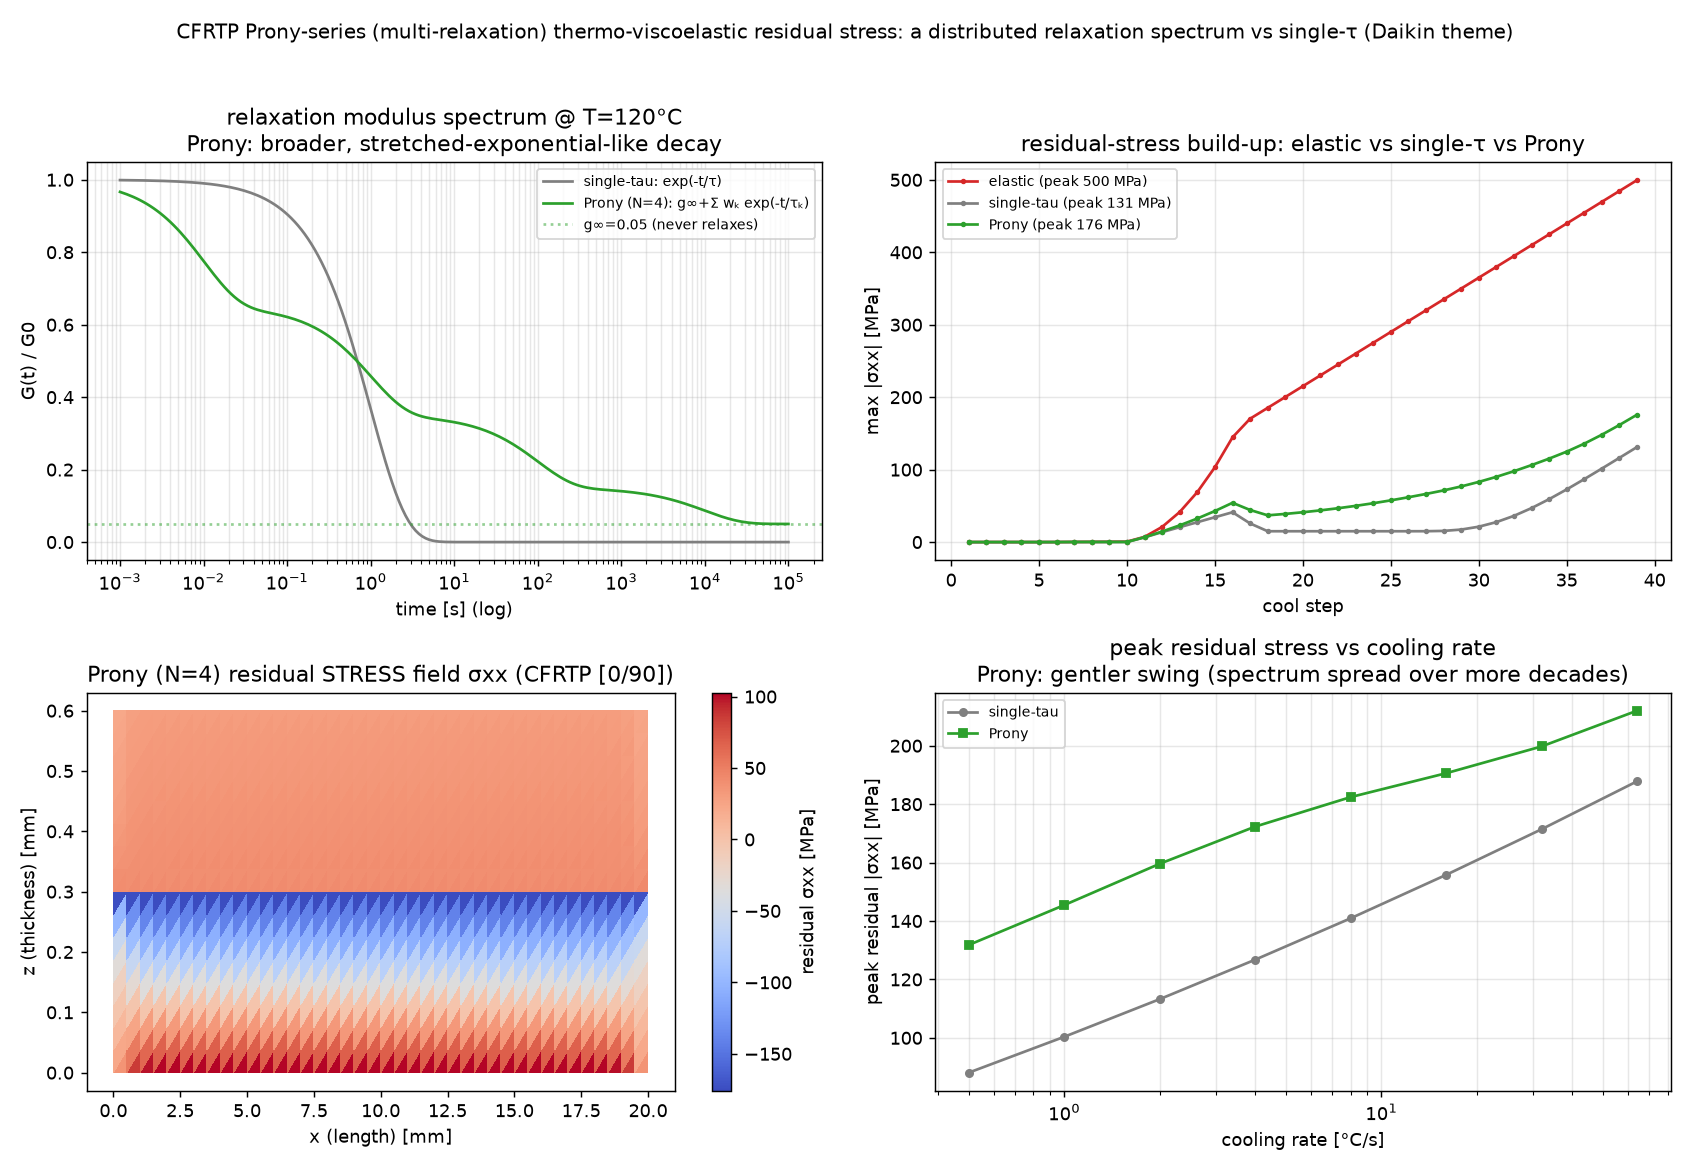

Python code for this plot:
"""cfrtp_prony_viscoelastic_residual_stress.py — generalize the single-relaxation
thermo-viscoelastic CFRTP residual-stress FE (cfrtp_viscoelastic_residual_stress.py)
to a PRONY SERIES (multiple relaxation times), the "next step" flagged as an honest
limitation there and in research/MEMO_cfrp_residual_stress_collab.md and
research/CFRTP_DAIKIN_SUMMARY.md ("次段：Prony 級数（多緩和）"). Daikin/NEDO theme.

Why a single relaxation time is not enough: real (thermo)rheologically-simple polymer
melts relax over a broad, roughly log-uniform spectrum of timescales (chain segments,
reptation, entanglement release), not one exponential. A single-tau model makes the
residual stress transition from "fully relaxed" to "fully frozen" too sharp as a
function of cooling rate; a Prony (generalized Maxwell) series with a spread of tau_k
gives a smoother, more realistic transition and a relaxation-modulus curve shaped like
real DMA/stress-relaxation data (a stretched-exponential-like decay) instead of one
simple exponential.

Model (reduced thermo-viscoelastic, incremental, generalized Maxwell): the same
incremental scheme as cfrtp_viscoelastic_residual_stress.py, but the accumulated
element stress is split into N_BRANCH Maxwell branches (relative moduli w_k, summing
with an EQUILIBRIUM (never-relaxing) fraction g_inf to 1) plus one equilibrium branch:
    sigma_k <- sigma_k * exp(-dt_i/tau_k(T_i)) + w_k * g(T) C (deps - deigen)   (k branches)
    sigma_eq <- sigma_eq + g_inf * g(T) C (deps - deigen)                      (no relax)
    sigma_total = sigma_eq + sum_k sigma_k
All branches share one WLF/Arrhenius-like temperature shift (thermorheologically simple
material: tau_k(T) = tau_k0 * shift(T)), so a single master curve controls how the whole
spectrum moves with temperature -- only the discrete tau_k0 values differ (log-spaced
over 6 decades, a minimal seed spectrum). The deformation solve (element stiffness,
mesh, BCs) is UNCHANGED from cfrtp_viscoelastic_residual_stress.py: only the stress
bookkeeping is split across branches, exactly the same "reduced" approximation that file
already uses (elastic solve each step, relaxation applied to the accumulated stress).
Everything else (mesh, kinematics, CFRTP ply, solidification g, crystallinity X and its
shrinkage) is reused from cfrtp_residual_stress_fe.py.

Validated: a single uniform ply contracts freely -> ~0 residual stress (all models);
sum(w_k) + g_inf = 1 exactly, so at very fast relaxation (tau_k -> 0, T well above
Tref) the Prony peak stress matches the single-relaxation peak stress to which it
reduces in the fully-relaxed limit.

Shows: relaxation MODULUS spectrum G(t)/G0 at fixed T -- single exponential vs Prony
(stretched-exponential-like); residual-stress build-up for elastic / single-relaxation /
Prony; the Prony viscoelastic residual-stress field; and peak residual stress vs cooling
rate for all three models (Prony gives a broader, smoother rate-sensitivity transition).

Honest scope: still a REDUCED incremental scheme (elastic solve + post-hoc relaxed
stress bookkeeping), not a full generalized-Maxwell operator-split viscoelastic FE;
one shared TTS shift for all branches (thermorheologically simple assumption); N_BRANCH=4
log-spaced tau_k0 is an illustrative minimal spectrum, not fit to fluoropolymer DMA data.
Physics leads; a process->residual surrogate (cf. cfrtp_process_surrogate.py) is the
subordinate layer. No ML.

Run:  python3 cfrtp_prony_viscoelastic_residual_stress.py
      python3 cfrtp_prony_viscoelastic_residual_stress.py --help
"""
from __future__ import annotations

import argparse

import numpy as np
import scipy.sparse as sp
import scipy.sparse.linalg as spla

from cfrp_cure_residual_stress_fe import build_mesh, cst_B
from cfrtp_residual_stress_fe import (
    ply_material_cfrtp, solidification, xmax_of_rate, cool_cycle,
    T_MELT, T_ROOM, G0,
)
from cfrtp_viscoelastic_residual_stress import TAU0, EA_R, TREF, HOLD_S, tau_of_T

SEED = 20260726
# Prony (generalized Maxwell) spectrum: log-spaced branch relaxation times at Tref [s],
# relative-modulus weights, and the never-relaxing equilibrium fraction. Weighted mean
# tau matches the single-relaxation TAU0 so the two models are directly comparable.
N_BRANCH = 4
TAU0_K = np.array([0.01, 1.0, 100.0, 1.0e4]) * TAU0     # branch tau at Tref [s]
W_K = np.array([0.35, 0.30, 0.20, 0.10])                # branch modulus fractions
G_INF = 1.0 - W_K.sum()                                 # equilibrium (frozen) fraction
assert abs(W_K.sum() + G_INF - 1.0) < 1e-12


def shift_of_T(Tc):
    """thermorheologically-simple TTS shift factor (same one that scales TAU0)."""
    return tau_of_T(Tc) / TAU0


def solve(nx, nz, nstep, rate=5.0, model="prony", single=False):
    """model in {"elastic", "single", "prony"}."""
    nodes, tris, ply = build_mesh(nx, nz)
    if single:
        ply[:] = 0
    N = len(nodes); ndof = 2 * N
    Bs, areas, Cs, eth, esh = [], [], [], [], []
    for e in range(len(tris)):
        B, area = cst_B(nodes[list(tris[e])])
        C, ath, ash = ply_material_cfrtp(ply[e])
        Bs.append(B); areas.append(area); Cs.append(C); eth.append(ath); esh.append(ash)

    LX = nodes[:, 0].max()
    n00 = np.argmin(nodes[:, 0] ** 2 + nodes[:, 1] ** 2)
    nL0 = np.argmin((nodes[:, 0] - LX) ** 2 + nodes[:, 1] ** 2)
    fixed = [2 * n00, 2 * n00 + 1, 2 * nL0 + 1]
    free = np.setdiff1d(np.arange(ndof), fixed)

    t, T = cool_cycle(nstep)
    s = solidification(T); g = G0 + (1 - G0) * s
    Xf = xmax_of_rate(rate) * s
    dt = np.zeros(nstep)
    for i in range(1, nstep):
        dt[i] = HOLD_S / max(np.sum(np.diff(T) == 0), 1) if T[i] == T[i - 1] \
            else abs(T[i] - T[i - 1]) / rate

    ntri = len(tris)
    sig_eq = np.zeros((ntri, 3))
    sig_k = np.zeros((ntri, N_BRANCH, 3))
    eps = np.zeros((ntri, 3))
    u = np.zeros(ndof); hist = []

    for i in range(1, nstep):
        dT = T[i] - T[i - 1]; dX = Xf[i] - Xf[i - 1]; gi = g[i]
        shift = shift_of_T(T[i])
        rows, cols, vals = [], [], []; F = np.zeros(ndof)
        for e, tri in enumerate(tris):
            dof = np.array([2 * tri[0], 2 * tri[0] + 1, 2 * tri[1], 2 * tri[1] + 1,
                            2 * tri[2], 2 * tri[2] + 1])
            Ce = gi * Cs[e]
            de = eth[e] * dT + esh[e] * dX
            Ke = areas[e] * (Bs[e].T @ Ce @ Bs[e])
            fe = areas[e] * (Bs[e].T @ Ce @ de)
            for a_ in range(6):
                F[dof[a_]] += fe[a_]
                for b_ in range(6):
                    rows.append(dof[a_]); cols.append(dof[b_]); vals.append(Ke[a_, b_])
        K = sp.csr_matrix((vals, (rows, cols)), shape=(ndof, ndof))
        du = np.zeros(ndof)
        du[free] = spla.spsolve(K[free][:, free].tocsc(), F[free])
        u += du
        for e, tri in enumerate(tris):
            dof = np.array([2 * tri[0], 2 * tri[0] + 1, 2 * tri[1], 2 * tri[1] + 1,
                            2 * tri[2], 2 * tri[2] + 1])
            deps = Bs[e] @ du[dof]
            de = eth[e] * dT + esh[e] * dX
            dsig = g[i] * Cs[e] @ (deps - de)
            if model == "elastic":
                sig_eq[e] += dsig
            elif model == "single":
                sig_eq[e] = sig_eq[e] * np.exp(-dt[i] / (TAU0 * shift)) + dsig
            else:  # prony
                sig_eq[e] += G_INF * dsig
                for k in range(N_BRANCH):
                    tau_k = TAU0_K[k] * shift
                    sig_k[e, k] = sig_k[e, k] * np.exp(-dt[i] / tau_k) + W_K[k] * dsig
            eps[e] += deps
        sig_total = sig_eq + sig_k.sum(axis=1)
        hist.append(np.max(np.abs(sig_total[:, 0])) / 1e6)
    sig_total = sig_eq + sig_k.sum(axis=1)
    return nodes, tris, sig_total, eps, t, T, g, Xf, dt, np.array(hist)


def relaxation_modulus(t_s, T_fixed):
    """G(t)/G0 at fixed temperature: single exponential vs Prony (for plotting)."""
    shift = shift_of_T(T_fixed)
    g_single = np.exp(-t_s / (TAU0 * shift))
    g_prony = G_INF + sum(W_K[k] * np.exp(-t_s / (TAU0_K[k] * shift)) for k in range(N_BRANCH))
    return g_single, g_prony


def main():
    ap = argparse.ArgumentParser(description=__doc__,
                                 formatter_class=argparse.RawDescriptionHelpFormatter)
    ap.add_argument("--nx", type=int, default=40)
    ap.add_argument("--nz", type=int, default=16)
    ap.add_argument("--nstep", type=int, default=40)
    ap.add_argument("--rate", type=float, default=5.0, help="nominal cooling rate [C/s]")
    ap.add_argument("--out", type=str, default="cfrtp_prony_viscoelastic_residual_stress.png")
    args = ap.parse_args()
    np.random.seed(SEED)

    sig_single = solve(args.nx, args.nz, args.nstep, model="prony", single=True)[2]
    print(f"[validate] single uniform ply, free contraction: max |sigma_xx| "
          f"{np.max(np.abs(sig_single[:,0]))/1e6:.2e} MPa (should be ~0)")
    print(f"[validate] sum(w_k) + g_inf = {W_K.sum() + G_INF:.6f} (should be 1.0)")

    _, _, sig_e, _, t, T, g, Xf, dt, hist_e = solve(args.nx, args.nz, args.nstep,
                                                    args.rate, model="elastic")
    _, _, sig_s, _, _, _, _, _, _, hist_s = solve(args.nx, args.nz, args.nstep,
                                                   args.rate, model="single")
    nodes, tris, sig_p, eps_p, t, T, g, Xf, dt, hist_p = solve(args.nx, args.nz, args.nstep,
                                                               args.rate, model="prony")
    pe = np.max(np.abs(sig_e[:, 0])) / 1e6
    ps = np.max(np.abs(sig_s[:, 0])) / 1e6
    pp = np.max(np.abs(sig_p[:, 0])) / 1e6
    print(f"CFRTP Prony viscoelastic ([0/90], melt {T_MELT:.0f}->RT, rate {args.rate} C/s):")
    print(f"  peak residual |sigma_xx|: elastic {pe:.0f} MPa -> single-tau {ps:.0f} MPa "
          f"-> Prony(N={N_BRANCH}) {pp:.0f} MPa")

    rates = np.array([0.5, 1, 2, 4, 8, 16, 32, 64])
    ps_r, pp_r = [], []
    for r in rates:
        ps_r.append(np.max(np.abs(solve(args.nx, args.nz, args.nstep, r, "single")[2][:, 0])) / 1e6)
        pp_r.append(np.max(np.abs(solve(args.nx, args.nz, args.nstep, r, "prony")[2][:, 0])) / 1e6)
    ps_r = np.array(ps_r); pp_r = np.array(pp_r)
    print(f"  over {rates[0]}..{rates[-1]} C/s, peak stress rises by "
          f"single-tau {ps_r.max()-ps_r.min():.0f} MPa vs Prony {pp_r.max()-pp_r.min():.0f} MPa: "
          "Prony's relaxation spectrum is spread over more decades of time, so its rate "
          "sensitivity is gentler (smaller swing) over any fixed rate window -- a smoother, "
          "less abrupt elastic<->relaxed transition than the single-tau model's")

    _plot(args.out, nodes, tris, sig_p, t, T, hist_e, hist_s, hist_p, rates, ps_r, pp_r,
          pe, ps, pp)
    print(f"wrote {args.out}")


def _plot(out, nodes, tris, sig_p, t, T, hist_e, hist_s, hist_p, rates, ps_r, pp_r,
          pe, ps, pp):
    import matplotlib
    matplotlib.use("Agg")
    import matplotlib.pyplot as plt
    import matplotlib.tri as mtri
    triang = mtri.Triangulation(nodes[:, 0] * 1e3, nodes[:, 1] * 1e3, tris)
    fig, ax = plt.subplots(2, 2, figsize=(13, 9))

    # relaxation modulus spectrum at Tref: single exponential vs Prony
    t_s = np.logspace(-3, 5, 200)
    g_single, g_prony = relaxation_modulus(t_s, TREF)
    ax[0, 0].semilogx(t_s, g_single, "-", color="#7f7f7f", label="single-tau: exp(-t/τ)")
    ax[0, 0].semilogx(t_s, g_prony, "-", color="#2ca02c",
                      label=f"Prony (N={N_BRANCH}): g∞+Σ wₖ exp(-t/τₖ)")
    ax[0, 0].axhline(G_INF, color="#2ca02c", ls=":", alpha=0.5, label=f"g∞={G_INF:.2f} (never relaxes)")
    ax[0, 0].set_xlabel("time [s] (log)"); ax[0, 0].set_ylabel("G(t) / G0")
    ax[0, 0].set_title(f"relaxation modulus spectrum @ T={TREF:.0f}°C\nProny: broader, stretched-exponential-like decay")
    ax[0, 0].legend(fontsize=8); ax[0, 0].grid(True, alpha=0.3, which="both")

    # stress build-up: elastic vs single-tau vs Prony
    steps = np.arange(1, len(hist_e) + 1)
    ax[0, 1].plot(steps, hist_e, "-o", ms=2, color="#d62728", label=f"elastic (peak {pe:.0f} MPa)")
    ax[0, 1].plot(steps, hist_s, "-o", ms=2, color="#7f7f7f", label=f"single-tau (peak {ps:.0f} MPa)")
    ax[0, 1].plot(steps, hist_p, "-o", ms=2, color="#2ca02c", label=f"Prony (peak {pp:.0f} MPa)")
    ax[0, 1].set_xlabel("cool step"); ax[0, 1].set_ylabel("max |σxx| [MPa]")
    ax[0, 1].set_title("residual-stress build-up: elastic vs single-τ vs Prony")
    ax[0, 1].legend(fontsize=8); ax[0, 1].grid(True, alpha=0.3)

    tp = ax[1, 0].tripcolor(triang, facecolors=sig_p[:, 0] / 1e6, cmap="coolwarm")
    fig.colorbar(tp, ax=ax[1, 0], label="residual σxx [MPa]")
    ax[1, 0].set_title(f"Prony (N={N_BRANCH}) residual STRESS field σxx (CFRTP [0/90])")
    ax[1, 0].set_xlabel("x (length) [mm]"); ax[1, 0].set_ylabel("z (thickness) [mm]")

    ax[1, 1].semilogx(rates, ps_r, "-o", ms=4, color="#7f7f7f", label="single-tau")
    ax[1, 1].semilogx(rates, pp_r, "-s", ms=4, color="#2ca02c", label="Prony")
    ax[1, 1].set_xlabel("cooling rate [°C/s]"); ax[1, 1].set_ylabel("peak residual |σxx| [MPa]")
    ax[1, 1].set_title("peak residual stress vs cooling rate\nProny: gentler swing (spectrum spread over more decades)")
    ax[1, 1].legend(fontsize=8); ax[1, 1].grid(True, which="both", alpha=0.3)

    fig.suptitle("CFRTP Prony-series (multi-relaxation) thermo-viscoelastic residual stress: "
                 "a distributed relaxation spectrum vs single-τ (Daikin theme)", fontsize=11)
    fig.tight_layout(rect=[0, 0, 1, 0.96])
    fig.savefig(out, dpi=130)


if __name__ == "__main__":
    main()
